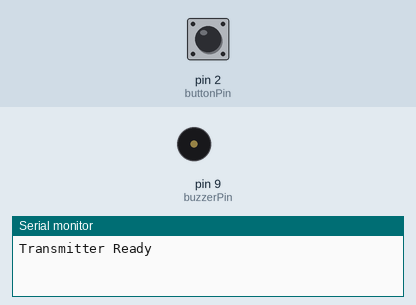
This sketch was run on a simulated Arduino Uno, built with avr-gcc and run on an emulated ATmega328P. On the bench: buzzer (waves = sounding), the last lines printed to the serial monitor. The test bench sets the inputs (shaded band); at power-on: pin 2 (buttonPin) HIGH. No radio packets arrive unless stated.

Above: at 1.2 s.
1.3 s: pin 2 (buttonPin) pulled LOW for 0.15 s
At 1.9 s:
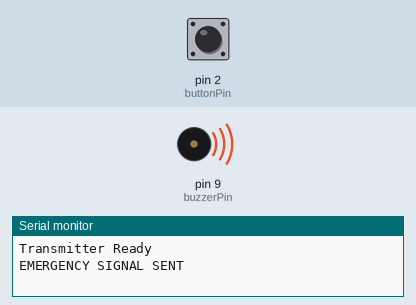
3.5 s: pin 2 (buttonPin) pulled LOW for 3.2 s
At 8.8 s:
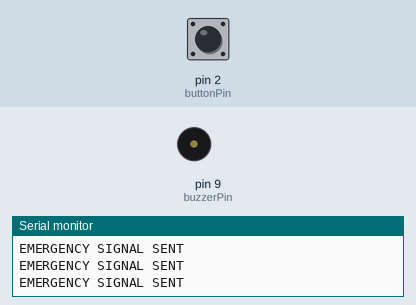
Timing chart, 0 to 10.3 s (numbered marks = the images above; inputs shaded):
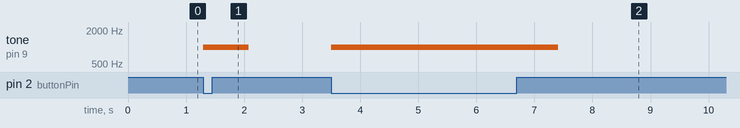

Measured:
- after the input at 1.3 s, tone on pin 9 (buzzerPin): silent → 1000 Hz at once, → silent 0.78 s later
- after the input at 3.5 s, tone on pin 9 (buzzerPin): silent → 1000 Hz at once, → silent 3.9 s later

The sketch:

transmitter.ino
```cpp
#include <RH_ASK.h>
#include <SPI.h>

RH_ASK driver;

// Pins
const int buttonPin = 2;
const int buzzerPin = 9;

void setup()
{
  pinMode(buttonPin, INPUT_PULLUP); // Button → GND
  pinMode(buzzerPin, OUTPUT);

  Serial.begin(9600);

  if (!driver.init())
  {
    Serial.println("RF Init Failed");
    while (1);
  }

  Serial.println("Transmitter Ready");
}

void loop()
{
  if (digitalRead(buttonPin) == LOW)
  {
    Serial.println("EMERGENCY SIGNAL SENT");

    //  Buzzer ON
    tone(buzzerPin, 1000);

    // Send signal multiple times (better reliability)
    const char *msg = "EMERGENCY";

    for (int i = 0; i < 3; i++)   // send 3 times
    {
      driver.send((uint8_t *)msg, strlen(msg));
      driver.waitPacketSent();
      delay(100);
    }

    delay(300); // debounce delay
  }
  else
  {
    // Buzzer OFF
    noTone(buzzerPin);
  }
}
```
